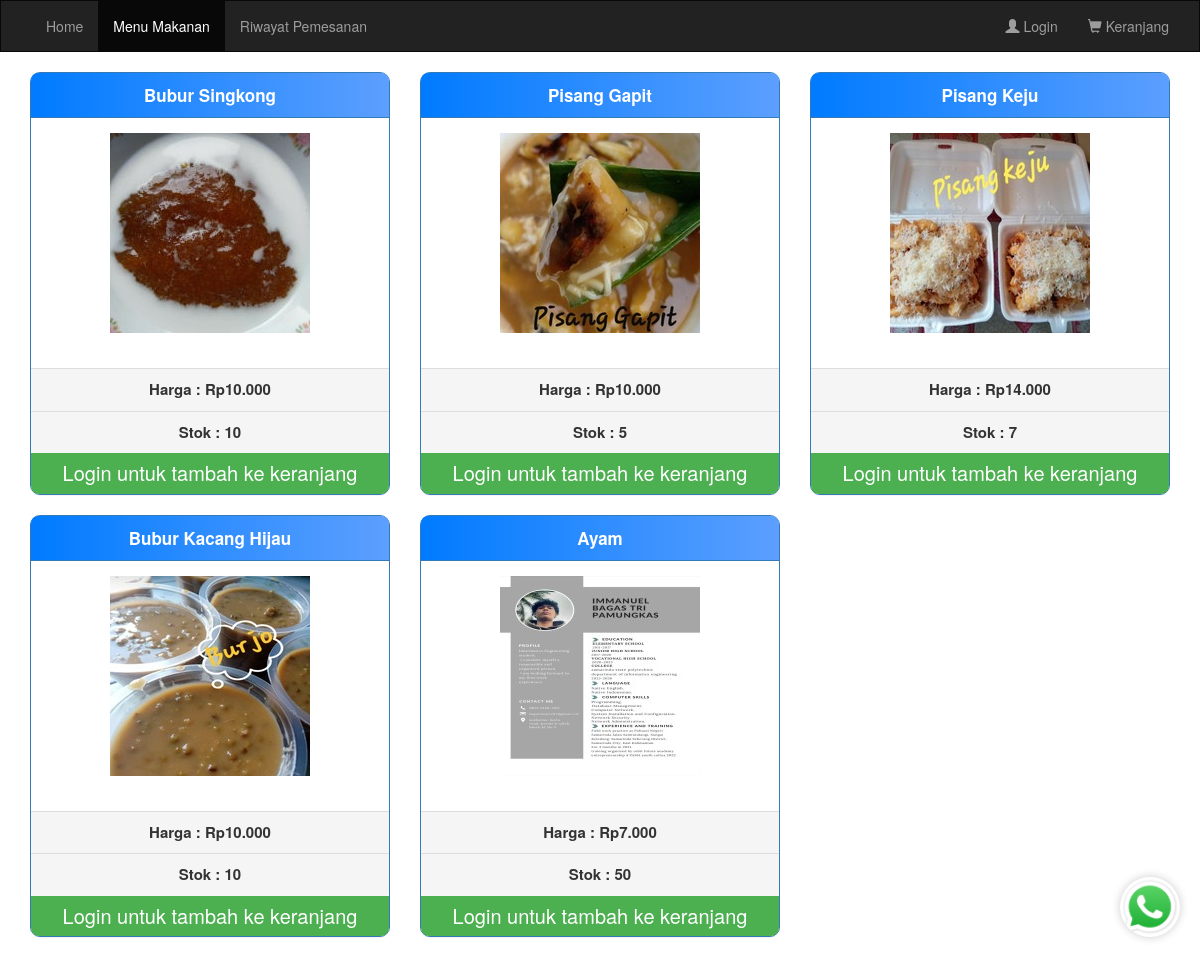
Page /menu.php on the earlier database version.
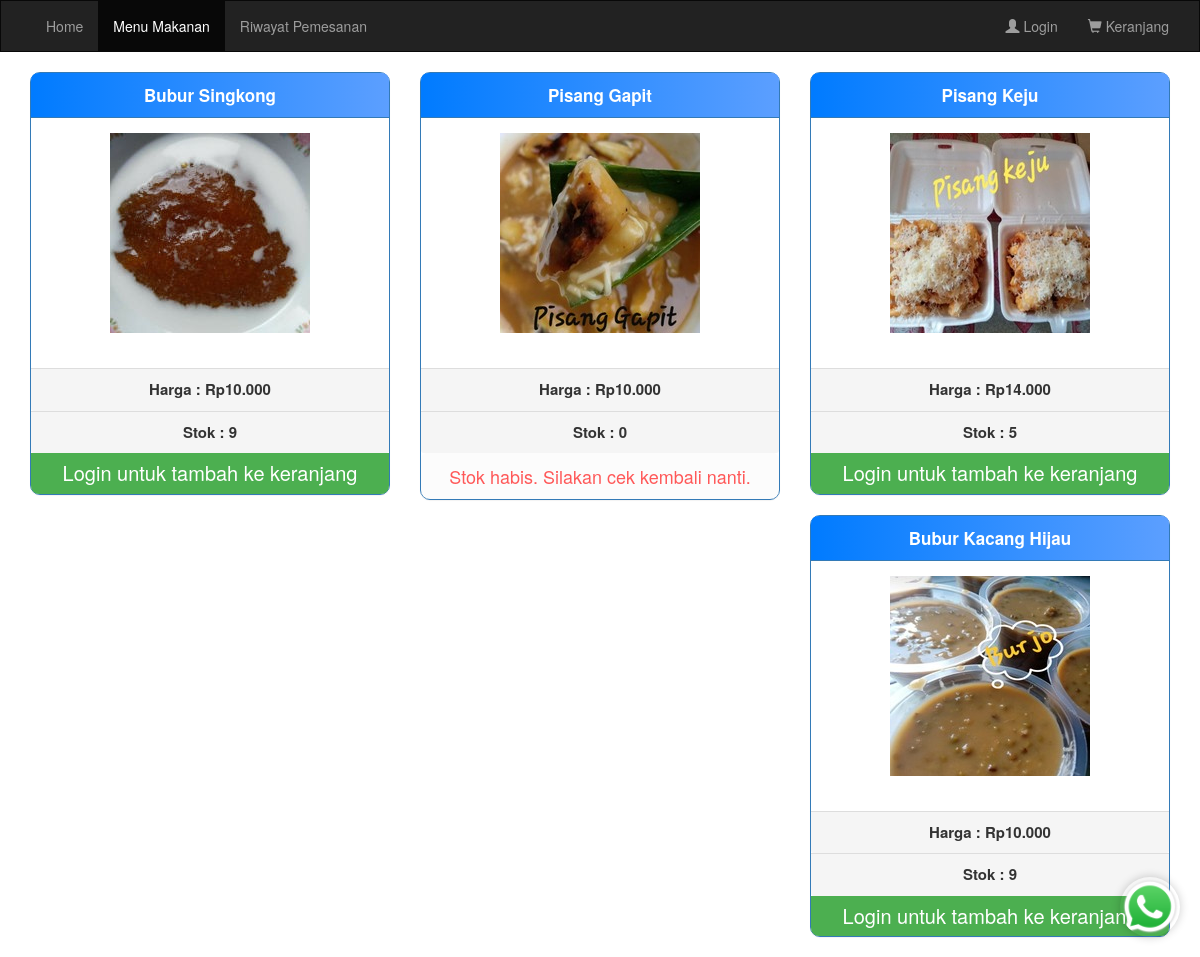
Same page on the later database version.
### tables this page shows
CREATE TABLE `items` (
  `item_id` int(11) NOT NULL,
  `item_name` varchar(225) NOT NULL,
  `stok` int(11) NOT NULL,
  `harga` decimal(6,3) NOT NULL,
  `item_image` varchar(100) DEFAULT NULL,
  `item_desc` text DEFAULT NULL,
  `aktif` tinyint(1) NOT NULL DEFAULT 1
);

### menu.php (the view, shortened to what this page needs)
<?php
require("koneksi/koneksi.php");
?>
<html lang="en">
<head>
  <link rel="stylesheet" href="https://maxcdn.bootstrapcdn.com/bootstrap/3.3.7/css/bootstrap.min.css">
  <link rel="stylesheet" href="css/menu.css">
</head>
<body>
  <nav class="navbar navbar-inverse" style="border-radius:0px;">
    <div class="container-fluid">
      <div class="collapse navbar-collapse" id="myNavbar">
        <ul class="nav navbar-nav">
          <li><a href="home.php">Home</a></li>
          <li class="active"><a href="menu.php">Menu Makanan</a></li>
          <li><a href="history.php">Riwayat Pemesanan</a></li>
        </ul>
        <ul class="nav navbar-nav navbar-right">
          <li><?php
              if (!isset($_SESSION['username'])) {
                echo "<a href='login.php'><span class='glyphicon glyphicon-user'></span> Login</a>";
              } else {
                echo "<a href='logout.php'><span class='glyphicon glyphicon-user'></span> Logout</a>";
              }
              ?></li>
          <li><a href="cart.php"><span class="glyphicon glyphicon-shopping-cart"></span> Keranjang</a></li>
        </ul>
      </div>
    </div>
  </nav>
  <div class="container">
    <div class="row">
      <?php
      $stmt = $conn->query('select item_id,item_name,harga,stok,item_image,item_desc from items where aktif=1');
      while ($row = $stmt->fetch(PDO::FETCH_ASSOC)) {
      ?>
        <div class="col-sm-4">
          <div class="panel panel-primary" style="border-radius:10px 10px 10px 10px;">
            <div class="panel-heading" align="center" style="border-radius:7px 7px 0px 0px;"><b style="font-size:17px;"><?php echo $row['item_name']; ?></b></div>
            <div class="panel-body" align="center" style="height:250px; width:auto; ">
              <img src="<?php echo $row['item_image']; ?>" alt="Image" class="img-responsive">
            </div>
            <div class="panel-footer" align="center"><b style="font-size:15px;">Harga : Rp<?php echo $row['harga']; ?></b></div>
            <div class="panel-footer" align="center">
              <b style="font-size:15px;">Stok : <?php echo $row['stok']; ?></b>
            </div>
            <?php if ($row['stok'] > 0) { ?>
              <?php if (isset($_SESSION['username'])) { ?>
                <a class="btn btn-tambah btn-md btn-block" href="menu.php?itm_id=<?php echo $row['item_id']; ?>">Tambah ke keranjang</a>
              <?php } else { ?>
                <a class="btn btn-tambah btn-md btn-block" href="login.php" style="pointer-events: none; cursor: default;">Login untuk tambah ke keranjang</a>
              <?php } ?>
            <?php } else { ?>
              <button class="btn btn-light btn-lg btn-block" disabled style="color: red;">Stok habis. Silakan cek kembali nanti.</button>
            <?php } ?>
          </div>
        </div>
      <?php } ?>
    </div>
    <a href="https://wa.me/+6289657172345?text=Halo%20saya%20ingin%20bertanya%20tentang%20produk%20Anda" class="whatsapp-button" target="_blank">
      <img src="Pictures/whatsapp.webp" alt="Logo WhatsApp">
    </a>
</body>
</html>

### css/menu.css (style rules this page uses)
.panel { transition: transform 0.3s ease, box-shadow 0.3s ease; }
.btn-md { font-size: 20px; }
.btn-tambah { background-color: #4caf50; color: white; border: none; border-radius: 0px 0px 8px 8px; }
.whatsapp-button { position: fixed; bottom: 20px; right: 20px; z-index: 1000; transition: transform 0.3s ease, box-shadow 0.3s ease; }
.whatsapp-button img { width: 60px; height: 60px; border-radius: 50%; box-shadow: 0 0 10px rgba(0, 0, 0, 0.2); }

### menu.php (style rules this page uses)
.panel-primary { border-color: linear-gradient(to right, #007bff, #5c9fff); }
.panel-primary>.panel-heading { background: linear-gradient(to right, #007bff, #5c9fff); border-color: linear-gradient(to right, #007bff, #5c9fff); }

Differences in the rows shown:
no longer on this page (row edited): items: item_name "Ayam", item_image (picture), harga "7.000", stok "50", shows "Login untuk tambah ke keranjang"
changed items "Bubur Singkong": stok "10" → "9"
changed items "Pisang Gapit": stok "5" → "0"; stok "Login untuk tambah ke keranjang" → "Stok habis. Silakan cek kembali nanti."
changed items "Pisang Keju": stok "7" → "5"
changed items "Bubur Kacang Hijau": stok "10" → "9"
